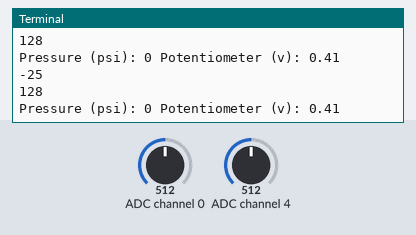
A program run on a simulated Raspberry Pi (BCM pin numbers). Parts: the last lines printed to the terminal. The inputs (shaded band) are chosen by the test bench; at power-on: ADC channel 0 = 512, ADC channel 4 = 512 (analog values on the 0–1023 scale).

Above: at 1.2 s.
1.3 s: ADC channel 0 set to 716
At 1.56 s:
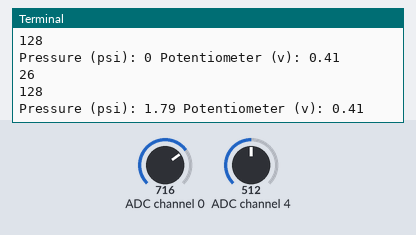
2.8 s: ADC channel 4 set to 716
At 2.97 s:
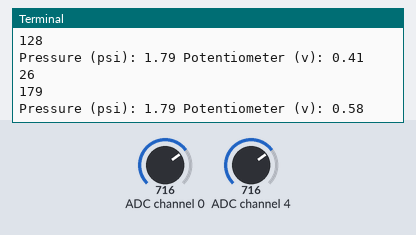
4.3 s: ADC channel 0 set to 881
At 4.57 s:
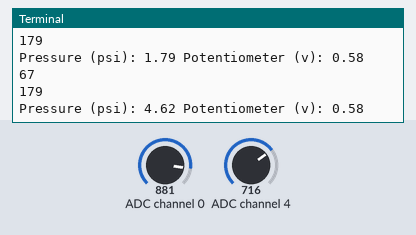
5.8 s: ADC channel 4 set to 881
At 5.98 s:
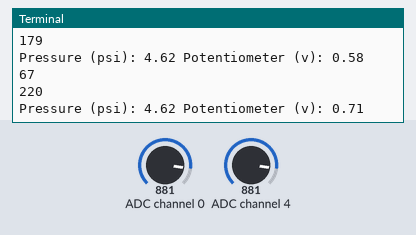
Timing chart, 0 to 8.3 s (numbered marks = the images above; inputs shaded):
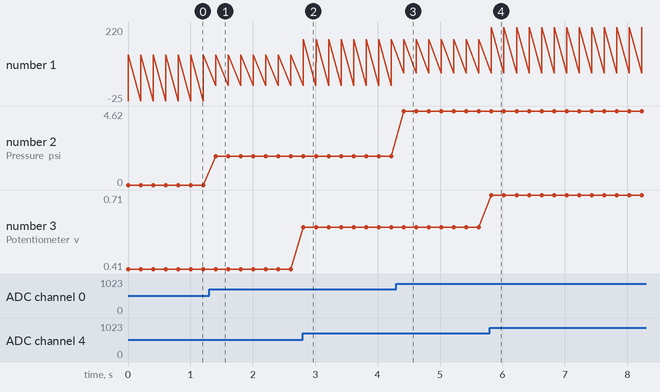

The program:

Pressure_sensor_mcp3002_adc.py
```python
import time
import spidev

spi_ch = 0

pressure_zero = 153
pref = float(60)
vref = float(3.3)
pressureValue = float(0.00)
pressureMax = 871


#Enable SPI
spi = spidev.SpiDev(0, spi_ch)
spi.max_speed_hz = 1200000

def read_adc(adc_ch, ref):

    #make sure adc channel is 0 or 1
    if adc_ch != 0:
        adc_ch = 1
        #construct spi message
        #first bit (start): Logic high (1)
        #second bit (SGL/DIFF):1 to select single mode
        #Third bit (ODD/SIGN): Select channel (0 or 1)
        #Fourth bit (MSFB): 0 for LSB first
        #Next 12 bits: 0 (don't care)

        msg = 0b11
        msg = ((msg << 1) + adc_ch) << 5
        msg = [msg, 0b00000000]
        reply = spi.xfer2(msg)

        # construct single integer out of the reply (2 bytes)
        adc = 0
        for n in reply:
            adc = (adc << 8) + n

        # Last bit (0) is not part of ADC value, shift to remove it
        adc = adc >> 1

        #calculate voltage from ADC value
        voltage = (ref * adc) / 1024
        print(adc)
        return voltage

    #calculate the pressure from ADC value
    msg = 0b11
    msg = ((msg << 1) + adc_ch) << 5
    msg = [msg, 0b00000000]
    reply = spi.xfer2(msg)

    # construct single integer out of the reply (2 bytes)
    adc = 0
    for n in reply:
        adc = (adc << 8) + n

    # Last bit (0) is not part of ADC value, shift to remove it
    adc = adc >> 1

    adc = adc - pressure_zero

    #calculate voltage from ADC value
    pressure = (ref * adc) / pressureMax
    print(adc)
    return pressure

# report channel 0 and channel 1 voltages to the terminal
try:
    while True:
        adc_0 = read_adc(0, pref)
        adc_1 = read_adc(1, vref)
        pressureValue = adc_0

        if pressureValue < 0:
            pressureValue = 0;

        print("Pressure (psi):", round(pressureValue, 2), "Potentiometer (v):", round(adc_1, 2))
        time.sleep(0.2)

finally:
    GPIO.cleanup()
```

Measured:
- after the input at 1.3 s, the terminal: prints a new line after 0.11 s (image 1)
- after the input at 2.8 s, the terminal: prints a new line at once (image 2)
- after the input at 4.3 s, the terminal: prints a new line after 0.12 s (image 3)
- after the input at 5.8 s, the terminal: prints a new line at once (image 4)
- plotted number 1: 128 → 179 after the input at 2.8 s, 179 → 220 after the input at 5.8 s
- plotted number 2: 0 → 1.79 after the input at 1.3 s, 1.79 → 4.62 after the input at 4.3 s
- plotted number 3: 0.41 → 0.58 after the input at 2.8 s, 0.58 → 0.71 after the input at 5.8 s
